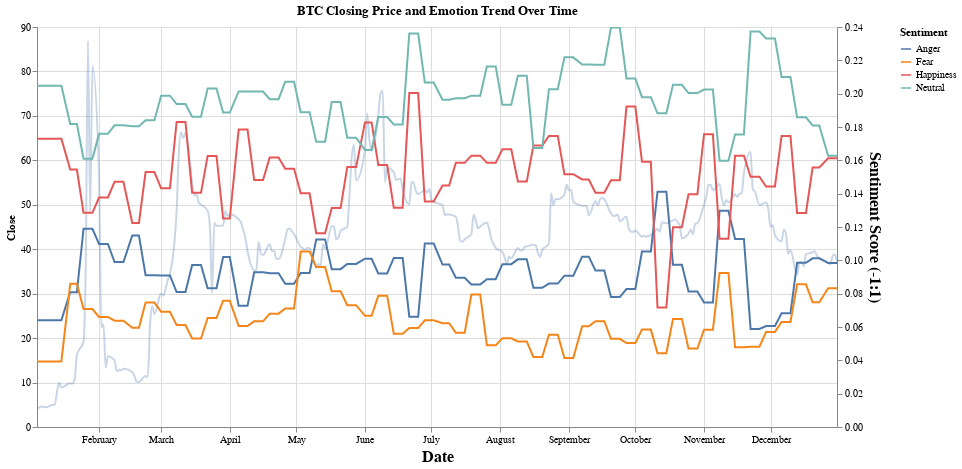

Source (notebook cell):
### Code cell
# Source for Layered Chart: https://altair-viz.github.io/gallery/layered_chart_with_dual_axis.html
base = alt.Chart(sentiment_melt2).encode(
    x=alt.X('Date:T', axis=alt.Axis(titleFontSize=16)),
    tooltip=['Date:T', 'Close:Q','compound:Q']
).properties(
    width=800,
    height=400,
    title="BTC Closing Price and Emotion Trend Over Time"
).interactive()

line1 = base.mark_line().encode(
    y=alt.Y('sentiment_score:Q', axis=alt.Axis(titleFontSize=16)).title("Sentiment Score (-1:1)"),
    color='Sentiment:N'
)

line2 = base.mark_line(opacity=0.3, interpolate='monotone').encode(
    y='Close:Q'
)

alt.layer(line2, line1).resolve_scale(
    y='independent'
)

### Figure 1 — Vega-Lite specification as saved in the notebook (floating-point values rounded to 4 significant figures; data arrays with more than 128 entries replaced by an {"elided": "..."} marker saying what was removed)
{"config": {"view": {"continuousWidth": 300, "continuousHeight": 300}}, "layer": [{"mark": {"type": "line", "interpolate": "monotone", "opacity": 0.3}, "encoding": {"tooltip": [{"field": "Date", "type": "temporal"}, {"field": "Close", "type": "quantitative"}, {"field": "compound", "type": "quantitative"}], "x": {"axis": {"titleFontSize": 16}, "field": "Date", "type": "temporal"}, "y": {"field": "Close", "type": "quantitative"}}, "name": "view_4", "title": "BTC Closing Price and Emotion Trend Over Time"}, {"mark": {"type": "line"}, "encoding": {"color": {"field": "Sentiment", "type": "nominal"}, "tooltip": [{"field": "Date", "type": "temporal"}, {"field": "Close", "type": "quantitative"}, {"field": "compound", "type": "quantitative"}], "x": {"axis": {"titleFontSize": 16}, "field": "Date", "type": "temporal"}, "y": {"axis": {"titleFontSize": 16}, "field": "sentiment_score", "title": "Sentiment Score (-1:1)", "type": "quantitative"}}, "title": "BTC Closing Price and Emotion Trend Over Time"}], "data": {"name": "data-671bf6f50683976bc76f005d86e6cba9"}, "height": 400, "params": [{"name": "param_8", "select": {"type": "interval", "encodings": ["x", "y"]}, "bind": "scales", "views": ["view_4"]}], "resolve": {"scale": {"y": "independent"}}, "width": 800, "$schema": "https://vega.github.io/schema/vega-lite/v5.14.1.json", "datasets": {"data-671bf6f50683976bc76f005d86e6cba9": {"elided": "1008 records"}}}
